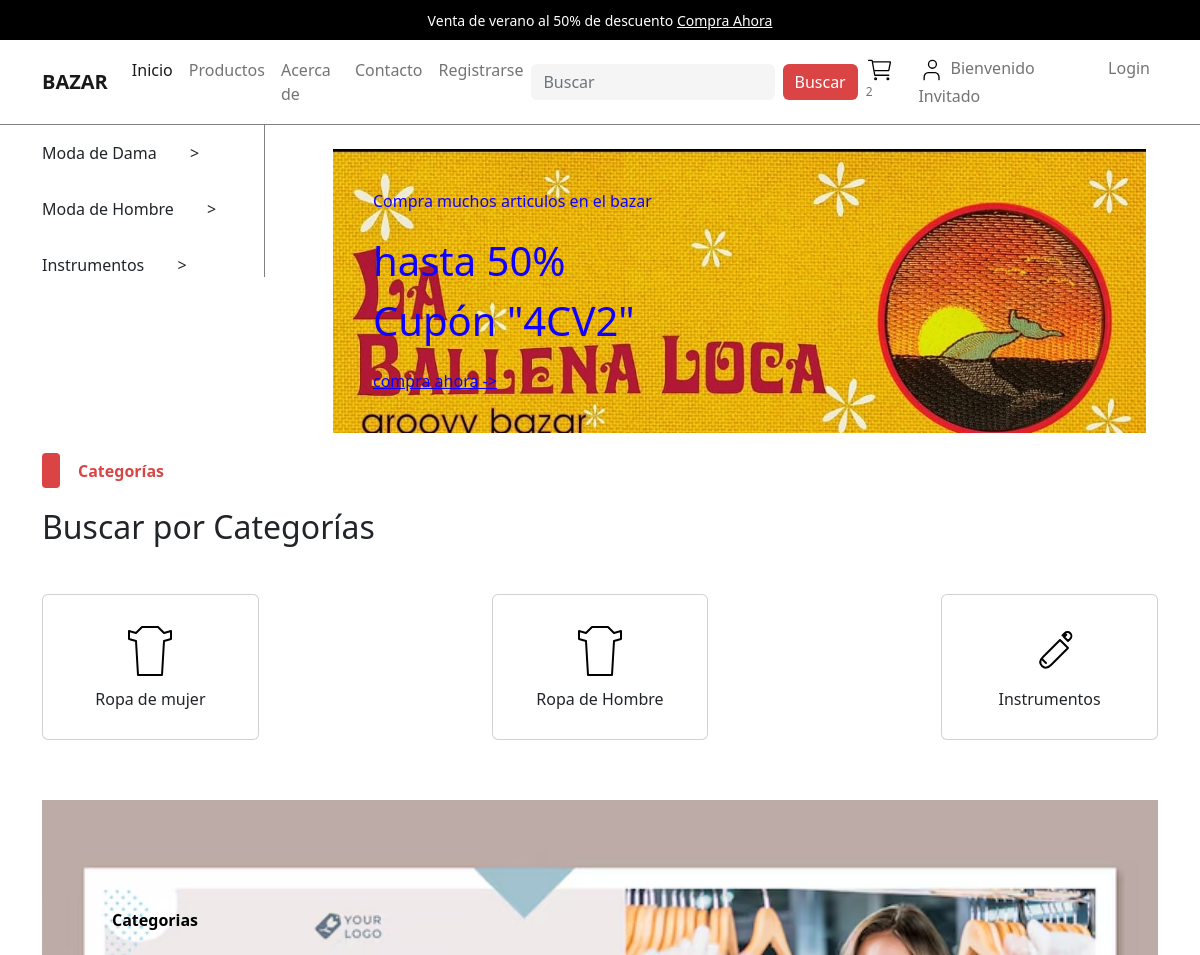
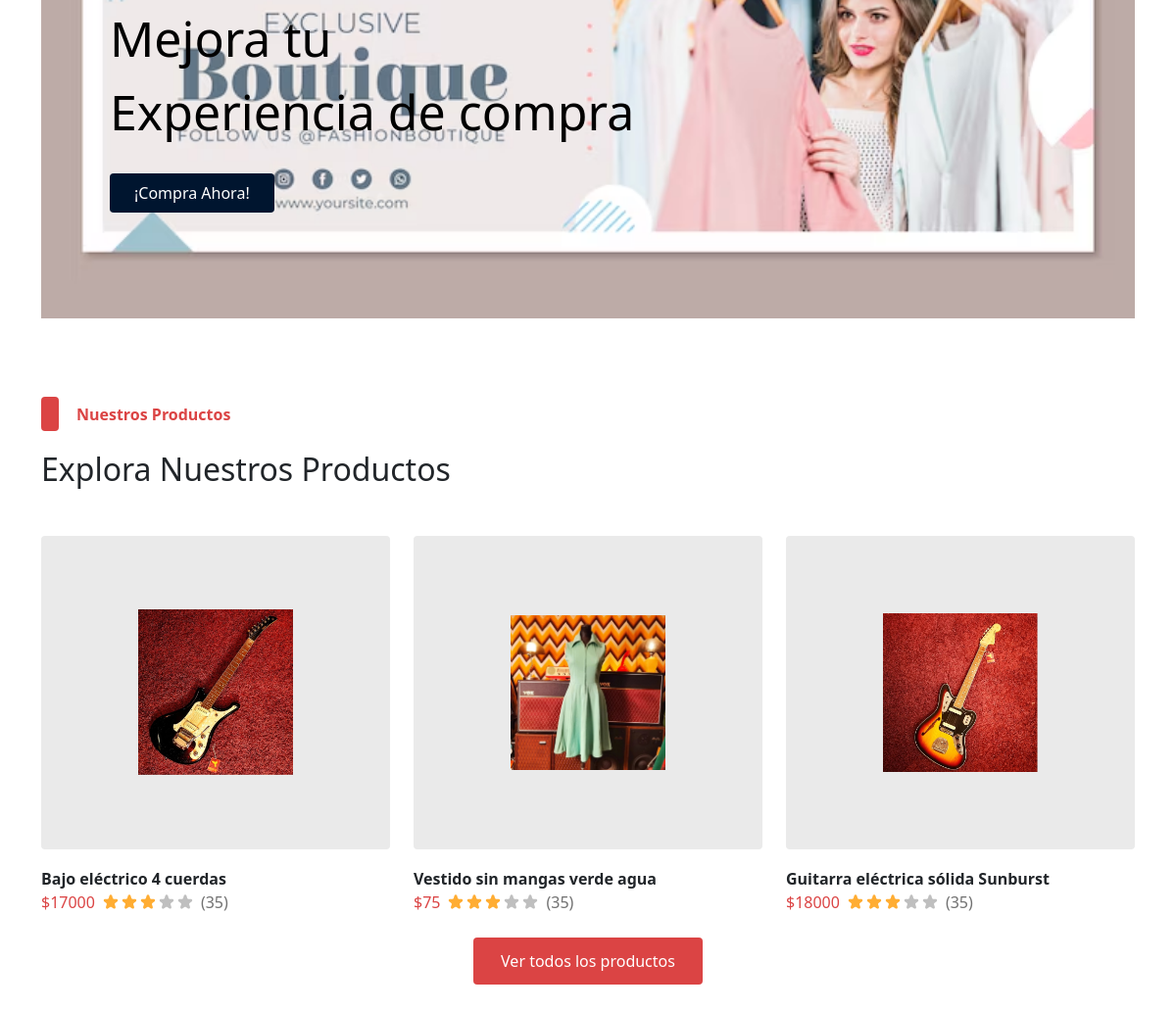
The page / on the database its author committed (2 pictures, top to bottom).
### tables this page shows
CREATE TABLE `products` (
  `product_id` int(11) NOT NULL,
  `product_title` varchar(120) NOT NULL,
  `product_description` varchar(255) NOT NULL,
  `product_keywords` varchar(255) NOT NULL,
  `category_id` int(11) NOT NULL,
  `brand_id` int(11) NOT NULL,
  `product_image_uno` varchar(255) NOT NULL,
  `product_image_dos` varchar(255) NOT NULL,
  `product_image_tres` varchar(255) NOT NULL,
  `product_precio` float NOT NULL,
  `date` timestamp NOT NULL DEFAULT current_timestamp() ON UPDATE current_timestamp(),
  `status` varchar(100) NOT NULL
);

### functions/funciones varias.php (the view, shortened to what this page needs)
<?php
function getProduct($numToDisplay = '')
{
    global $con;
    if (!isset($_GET['category'])) {
        if (!isset($_GET['brand'])) {
            empty($numToDisplay) ? $select_product_query = "SELECT * FROM `products` ORDER BY rand()" : $select_product_query = "SELECT * FROM `products` ORDER BY rand() LIMIT 0,$numToDisplay";
            $select_product_result = mysqli_query($con, $select_product_query);
            while ($row = mysqli_fetch_assoc($select_product_result)) {
                $product_id = $row['product_id'];
                $product_title = $row['product_title'];
                $product_image_uno = $row['product_image_uno'];
                $product_precio = $row['product_precio'];
                echo "
        <div class='col-md-4 mb-2'>
        <div class='one-card'>
            <div class='photo'>
                <img src='$product_image_uno' alt='$product_title'>
                    <a class='text-light' href='products.php?add_to_cart=$product_id'>Agregar al Carrito</a>
                    <a class='text-light' href='detalles_producto.php?product_id=$product_id'>Ver Más</a>
            </div>
            <div class='content'>
                <span class='title fw-bold'>$product_title</span>
                <div class='desc'>
                    <span>\$$product_precio</span>
                    <span>
                    </span>
                    <span>(35)</span>
                </div>
            </div>
        </div>
    </div>
        ";
            }
        }
    }
}
function getIPAddress()
{
    if (!empty($_SERVER['HTTP_CLIENT_IP'])) {
        $ip = $_SERVER['HTTP_CLIENT_IP'];
    } elseif (!empty($_SERVER['HTTP_X_FORWARDED_FOR'])) {
        $ip = $_SERVER['HTTP_X_FORWARDED_FOR'];
    } else {
        $ip = $_SERVER['REMOTE_ADDR'];
    }
    return $ip;
}
function cart_item()
{
    if (isset($_GET['add_to_cart'])) {
        global $con;
        $getIpAddress = getIPAddress();
        $select_query = "SELECT * FROM `card_details` WHERE ip_address='$getIpAddress' ";
        $select_result = mysqli_query($con, $select_query);
        $count_cart_items = mysqli_num_rows($select_result);
    } else {
        global $con;
        $getIpAddress = getIPAddress();
        $select_query = "SELECT * FROM `card_details` WHERE ip_address='$getIpAddress' ";
        $select_result = mysqli_query($con, $select_query);
        $count_cart_items = mysqli_num_rows($select_result);
    }
    echo $count_cart_items;
}

### assets/css/main.css (style rules this page uses)
* { -webkit-box-sizing: border-box; -moz-box-sizing: border-box; box-sizing: border-box; margin: 0; padding: 0; }
html { scroll-behavior: smooth; }
.one-card { display: flex; flex-direction: column; gap: 18px; }
.one-card .photo { background-color: #eaeaea; padding: 20px; display: flex; justify-content: center; align-items: center; position: relative; top: 0; left: 0; overflow: hidden; height: 320px; border-radius: 4px; -webkit-border-radius: 4px; -moz-border-radius: 4px; -ms-border-radius: 4px; -o-border-radius: 4px; }
.one-card .photo img { width: 50%; }
.one-card .content .desc { display: flex; gap: 8px; align-items: center; }
.one-card .content .desc span:nth-of-type(1) { color: #DB4444; }
.one-card .content .desc span:nth-of-type(2) { display: flex; gap: 3px; }
.one-card .content .desc span:nth-of-type(3) { color: #717171; }

### rows shown on the page
products: product_image_uno (picture), product_title "Bajo eléctrico 4 cuerdas", product_precio "17000"
products: product_image_uno (picture), product_title "Vestido sin mangas verde agua", product_precio "75"
products: product_image_uno (picture), product_title "Guitarra eléctrica sólida Sunburst", product_precio "18000"

### other values the page prints
$count_cart_items "2"
